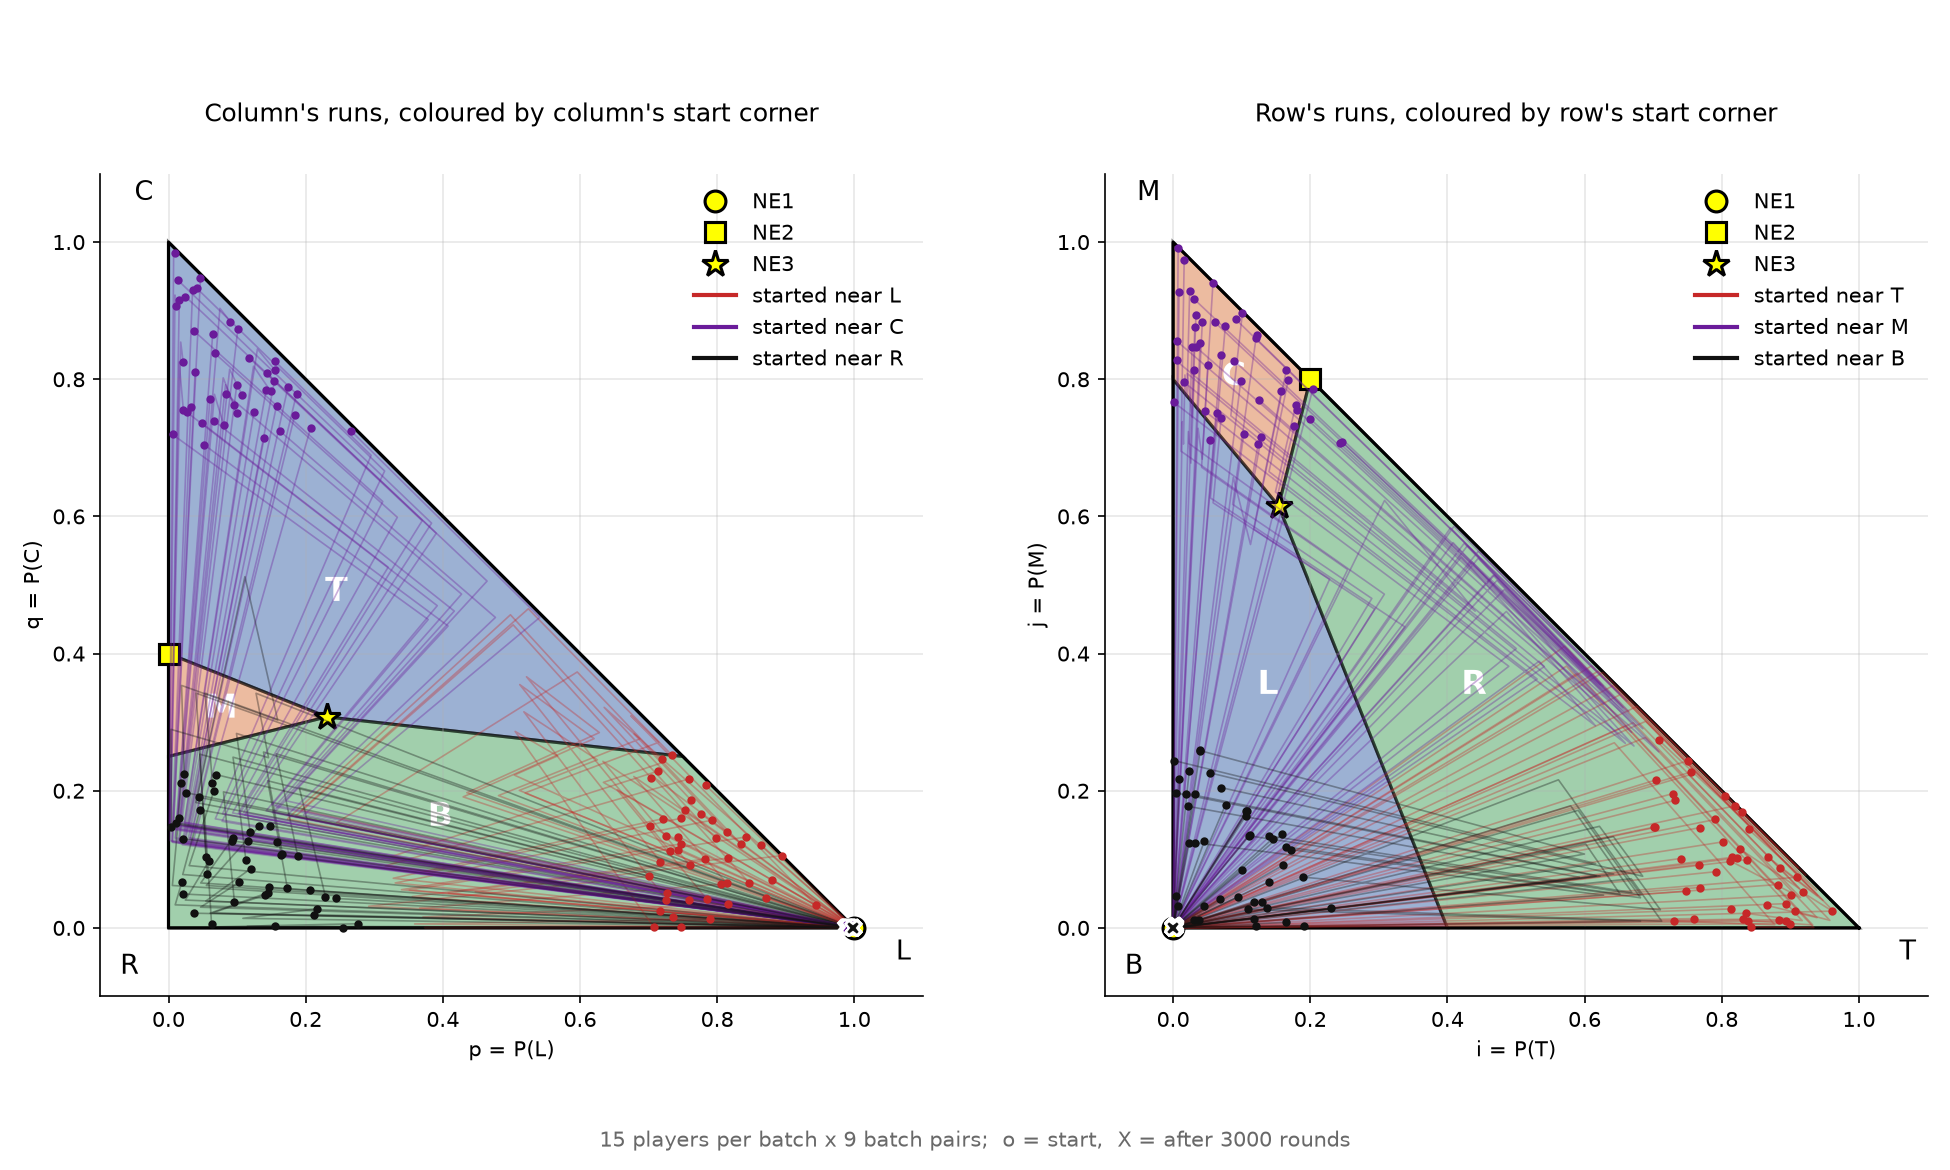

The script that saved this image:
"""Exercise 2.2 - fictitious play from batches of players started at each corner.

Each player gets 3 batches, one per pure strategy (row: T, M, B; column: L, C, R).
A player in a batch starts with prior counts near that corner:
    prior = W * ((1 - EPS) * corner + EPS * random point on the simplex)
Every row batch is paired with every column batch (3 x 3 = 9 combinations).
Prints where each combination ends up and plots the runs on the right triangles,
each player's runs coloured by that player's starting corner.
(fp_corner_batches_gif.py animates the same runs.)
"""
from pathlib import Path

import matplotlib.pyplot as plt
import nashpy as nash
import numpy as np

from best_response_plot import A, B, COLS, ROWS, draw_panel
from fp_trajectory_plot import RIGHT

N, W, EPS, ITER = 15, 5, 0.3, 3000   # players per batch, prior weight, jitter, rounds
BATCH_COLORS = ["#C62828", "#6A1B9A", "#111111"]

game = nash.Game(A, B)
eqs = list(game.support_enumeration())


def nearest_ne(x, y, tol=0.1):
    dist = [np.abs(x - a).sum() + np.abs(y - b).sum() for a, b in eqs]
    k = int(np.argmin(dist))
    return f"NE{k + 1}" if dist[k] < tol else "not converged"


def run(init):
    xs, ys = [], []
    for r, c in game.fictitious_play(iterations=ITER, play_counts=init):
        xs.append(r / r.sum()); ys.append(c / c.sum())
    return np.array(xs), np.array(ys)


def batch_runs():
    """All runs as (row corner, col corner, xs, ys); xs/ys are empirical mixes per round."""
    np.random.seed(0)                # nashpy breaks best-response ties with np.random
    rng = np.random.default_rng(0)

    def prior(corner):
        return W * ((1 - EPS) * np.eye(3)[corner] + EPS * rng.dirichlet(np.ones(3)))

    return [(ri, ci, *run((prior(ri), prior(ci))))
            for ri in range(3) for ci in range(3) for _ in range(N)]


def cluster_runs(k, n=40, w=30, eps=0.1, seed=0):
    """n runs starting near equilibrium eqs[k]: prior = w * ((1-eps) * NE + eps * random)."""
    np.random.seed(seed)
    rng = np.random.default_rng(seed)
    return [run(tuple(w * ((1 - eps) * v + eps * rng.dirichlet(np.ones(3))) for v in eqs[k]))
            for _ in range(n)]


def setup_figure(footer, titles=("Column's runs, coloured by column's start corner",
                                 "Row's runs, coloured by row's start corner"),
                 legends=None, bottom=0.05):
    """Right-triangle panels with best-response regions, legends and footer text.
    legends: [(label, color), ...] shown in both panels; default = start corners."""
    fig, (ax1, ax2) = plt.subplots(1, 2, figsize=(13, 7.8))
    names = [f"NE{k + 1}" for k in range(len(eqs))]
    draw_panel(ax1, A, ROWS, COLS, titles[0],
               [(n, y) for n, (x, y) in zip(names, eqs)],
               corners=RIGHT, axis_labels=("p = P(L)", "q = P(C)"))
    draw_panel(ax2, B.T, COLS, ROWS, titles[1],
               [(n, x) for n, (x, y) in zip(names, eqs)],
               corners=RIGHT, axis_labels=("i = P(T)", "j = P(M)"))
    for ax, labels in ((ax1, COLS), (ax2, ROWS)):
        entries = legends or [(f"started near {lab}", BATCH_COLORS[k])
                              for k, lab in enumerate(labels)]
        for label, color in entries:
            ax.plot([], [], color=color, lw=2, label=label)
        ax.legend(loc="upper right", frameon=False, fontsize=10)
    fig.text(0.5, 0.012, footer, ha="center", fontsize=10, color="dimgray")
    fig.tight_layout(rect=(0, bottom, 1, 0.94), w_pad=5)
    return fig, ax1, ax2


if __name__ == "__main__":
    runs = batch_runs()

    print(f"{N} players per batch, prior weight {W}, jitter {EPS}, {ITER} rounds\n")
    print("row start \\ col start   " + "".join(f"{c:<22s}" for c in COLS))
    for ri in range(3):
        cells = []
        for ci in range(3):
            hits = {}
            for r, c, xs, ys in runs:
                if (r, c) == (ri, ci):
                    name = nearest_ne(xs[-1], ys[-1])
                    hits[name] = hits.get(name, 0) + 1
            cells.append(", ".join(f"{k} {v}" for k, v in sorted(hits.items())))
        print(f"{ROWS[ri]:<24s}" + "".join(f"{c:<22s}" for c in cells))

    fig, ax1, ax2 = setup_figure(
        f"{N} players per batch x 9 batch pairs;  o = start,  X = after {ITER} rounds")
    for ri, ci, xs, ys in runs:
        for ax, pts, k in ((ax1, ys @ RIGHT, ci), (ax2, xs @ RIGHT, ri)):
            ax.plot(*pts.T, color=BATCH_COLORS[k], lw=0.8, alpha=0.35, zorder=6)
            ax.plot(*pts[0], "o", color=BATCH_COLORS[k], ms=3, zorder=7)
            ax.plot(*pts[-1], "X", color=BATCH_COLORS[k], ms=7, mec="white", zorder=7)

    out = Path(__file__).with_name("fp_corner_batches.png")
    fig.savefig(out, dpi=150)
    print(f"\nsaved {out}")
    plt.show()
